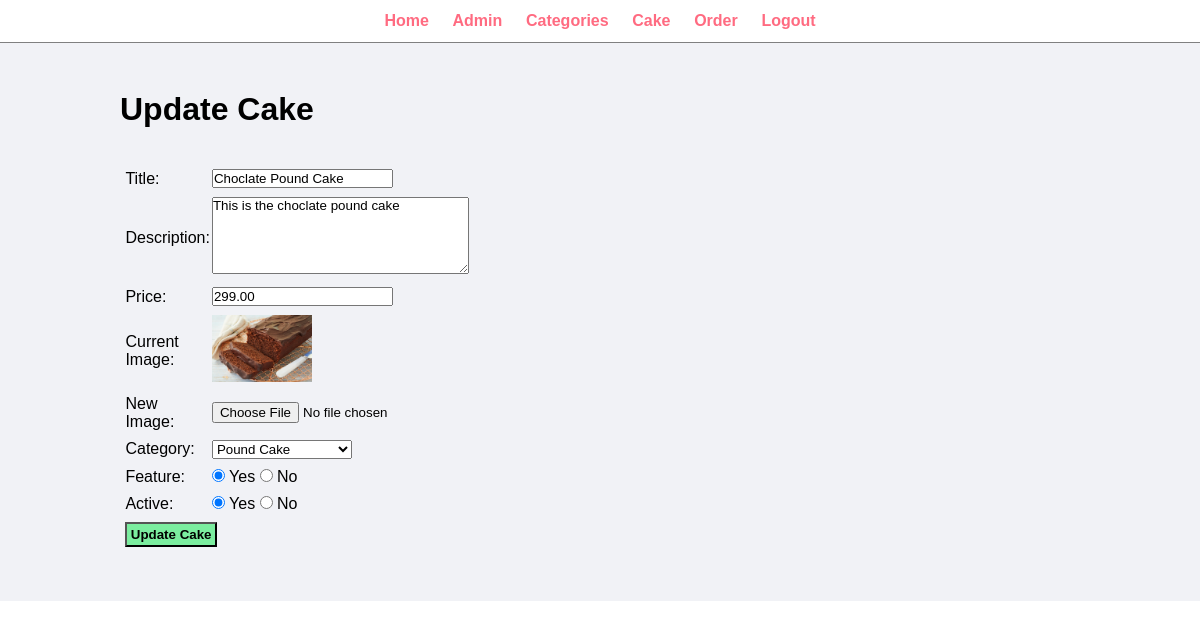
Screenshot of /admin/update-cake.php?id=16 (signed in) with the database file from the repository.
### tables this page shows
CREATE TABLE `cake` (
  `id` int(10) UNSIGNED NOT NULL,
  `title` varchar(100) NOT NULL,
  `description` text NOT NULL,
  `price` decimal(10,2) NOT NULL,
  `image_name` varchar(255) NOT NULL,
  `category_id` int(10) UNSIGNED NOT NULL,
  `feature` varchar(10) NOT NULL,
  `active` varchar(10) NOT NULL
);

CREATE TABLE `categoris` (
  `id` int(10) UNSIGNED NOT NULL,
  `title` varchar(100) NOT NULL,
  `image_name` varchar(255) NOT NULL,
  `feature` varchar(10) NOT NULL,
  `active` varchar(10) NOT NULL
);

### admin/update-cake.php (the view, shortened to what this page needs)
<?php include('partitals/menu.php'); ?>
<?php
	if (isset($_GET['id'])) {
		$id = $_GET['id'];
		$sql2 = "SELECT * FROM cake WHERE id=$id";
		$res2 = mysqli_query($conn, $sql2);
		$row2 = mysqli_fetch_assoc($res2);
		$title =$row2['title'];
		$description = $row2['description'];
		$price = $row2['price'];
		$cu_image = $row2['image_name'];
		$cu_category_id = $row2['category_id'];
		$feature = $row2['feature'];
		$active = $row2['active'];
	}
	else{
		header('Location:'.SITEURL.'admin/manage-cake.php');
	}
?>
<div class="main-content">
	<div class="wrapper">
		<h1>Update Cake</h1>
		<br><br>
		<form action="" method="POST" enctype="multipart/form-data">
			<table class="tbl-30">
				<tr>
					<td>Title: </td>
					<td><input type="text" name="title" value="<?php echo $title; ?>"></td>
				</tr>
				<tr>
					<td>Description: </td>
					<td><textarea name="description" cols="30" rows="5"><?php echo $description; ?></textarea></td>
				</tr>
				<tr>
					<td>Price: </td>
					<td><input type="number" name="price" value="<?php echo $price; ?>"></td>
				</tr>
				<tr>
					<td>Current Image: </td>
					<td>
						<?php
							if ($cu_image == "") {
								echo "<div class = 'error'> Image is not added. </div>";
							}
							else{
								?>
								<img src="<?php echo SITEURL; ?>images/food/<?php echo $cu_image; ?>" width="100px">
								<?php
							}
						?>
					</td>
				</tr>
				<tr>
					<td>New Image: </td>
					<td><input type="file" name="image"></td>
				</tr>
				<tr>
					<td>Category: </td>
					<td>
						<select name="category">
							<?php
								$sql = "SELECT * FROM categoris WHERE active ='Yes'";
								$res = mysqli_query($conn, $sql);
								$count = mysqli_num_rows($res);
								if ($count > 0) {
									while ($row=mysqli_fetch_assoc($res)) {
										$category_id =$row['id'];
										$category_title =$row['title'];
										?>
											<option <?php if ($cu_category_id == $category_id){echo "selected";} ?> value="<?php echo $category_id; ?>"><?php echo $category_title;?>
											</option>
										<?php
									}
								}
								else{
									echo "<option value='0'>No Category Found</option>";
								}
							?>
						</select>
					</td>
				</tr>
				<tr>
					<td>Feature: </td>
					<td>
						<input <?php if ($feature == "Yes"){ echo "checked";} ?> type="radio" name="feature" value="Yes"> Yes
						<input <?php if ($feature == "No"){ echo "checked";} ?> type="radio" name="feature" value="No"> No
					</td>
				</tr>
				<tr>
					<td>Active: </td>
					<td>
						<input <?php if ($active == "Yes"){ echo "checked";} ?> type="radio" name="active" value="Yes"> Yes
						<input <?php if ($active == "No"){ echo "checked";} ?> type="radio" name="active" value="No"> No
					</td>
				</tr>
				<tr>
					<td colspan="2">
						<input type="submit" name="submit" value="Update Cake" class="btn-secondary">
					</td>
				</tr>
			</table>
		</form>
	</div>
</div>

### css/admin.css (style rules this page uses)
* { margin: 0; padding: 0; font-family: Arial, Helvetica, sans-serif; }
.wrapper { padding: 1%; width: 80%; margin: 0 auto; }
.tbl-30 { width: 30%; }
table tr td { padding: 1%; text-align: left; }
.btn-secondary { background-color: #7bed9f; padding: 1%; color: black; text-decoration: none; font-weight: bold; }
.main-content { background-color: #f1f2f6; padding: 3% 0; }

### rows the page displays
cake: title "Choclate Pound Cake", description "This is the choclate pound cake", price "299.00", image_name (picture), category "Pound Cake", feature "☑", active "☑"
